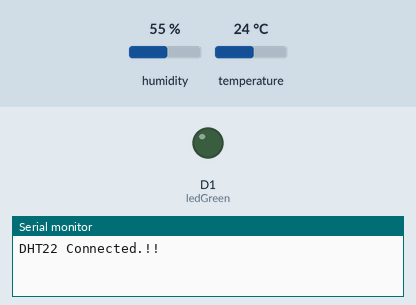
A sketch run on a simulated ESP8266 (NodeMCU). Shown: output pins drawn as LEDs (lit = HIGH), the last lines printed to the serial monitor. Inputs (shaded band) come from the test bench; at power-on: temperature 24 °C, humidity 55 %. WiFi joins after 1.5 s; servers stay silent unless stated.

Above: at 3.0 s.
3.1 s: temperature set to 29.3 °C
7.0 s: temperature set to 30.4 °C
At 10.0 s:
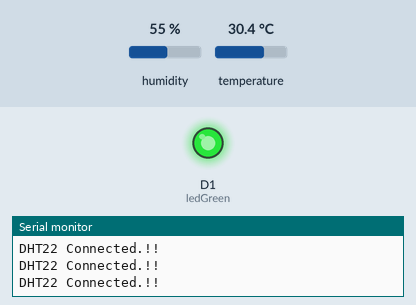
10.3 s: temperature set to 12 °C
At 12.2 s:
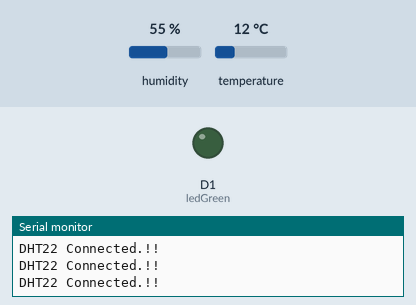
13.3 s: temperature set to 33 °C
At 15.7 s:
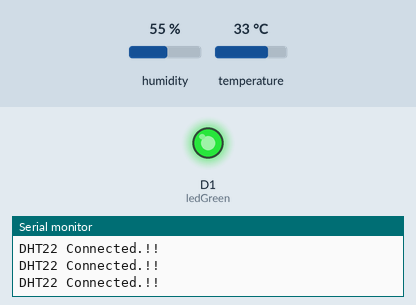
Timing chart, 0 to 17.2 s (numbered marks = the images above; inputs shaded):
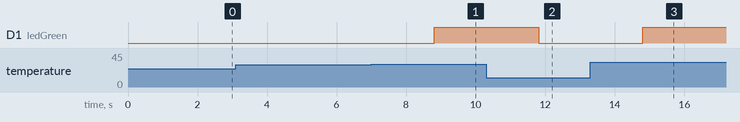

Measured:
- the behaviour switches between 30 and 30.1 °C on temperature (found by bisection; images 0 and 1)
- after the input at 7.0 s, D1 (ledGreen): LOW → HIGH after 1.8 s
- after the input at 10.3 s, D1 (ledGreen): HIGH → LOW after 1.5 s
- after the input at 13.3 s, D1 (ledGreen): LOW → HIGH after 1.5 s

The sketch:

DHT11_Blynk.ino
```cpp
// (licence header left out)
/* Comment this out to disable prints and save space */
#define BLYNK_PRINT Serial
#include <ESP8266WiFi.h>
#include <BlynkSimpleEsp8266.h>
#include <DHT.h>

// You should get Auth Token in the Blynk App.
// Go to the Project Settings (nut icon).
char auth[] = "3fx1L_FPHueXrGwIzuoRvf7SVzWO1UH7";
char ssid[] = "B4-12_2G";
char pass[] = "12345678";
#define DHTPIN D2        // What digital pin we're connected to

// Uncomment whatever type you're using!
//#define DHTTYPE DHT11     // DHT 11
#define DHTTYPE DHT22   // DHT 22, AM2302, AM2321
//#define DHTTYPE DHT21   // DHT 21, AM2301
#define ledGreen D1
DHT dht(DHTPIN, DHTTYPE);
BlynkTimer timer;

// This function sends Arduino's up time every second to Virtual Pin (5).
// In the app, Widget's reading frequency should be set to PUSH. This means
// that you define how often to send data to Blynk App.
void sendSensor()
{
  float h = dht.readHumidity();
  float t = dht.readTemperature(); // or dht.readTemperature(true) for Fahrenheit

  if (isnan(h) || isnan(t)) {
    Serial.println("Failed to read from DHT sensor!");
    return;
  }else{
    Serial.println("DHT22 Connected.!!");
    }
  // You can send any value at any time.
  // Please don't send more that 10 values per second.
  Blynk.virtualWrite(V5, h);
  Blynk.virtualWrite(V6, t);
  if(t>30){
  digitalWrite(ledGreen,HIGH);
  //delay(1000);
  }
  else{
  digitalWrite(ledGreen,LOW);
  //delay(1000);
  }
}


void setup()
{
  // Debug console
  Serial.begin(9600);

  Blynk.begin(auth , ssid, pass);

  dht.begin();
  pinMode(ledGreen,OUTPUT);

  // Setup a function to be called every second
  timer.setInterval(1000L, sendSensor);
}

void loop()
{
  Blynk.run();
  timer.run();
}
```
